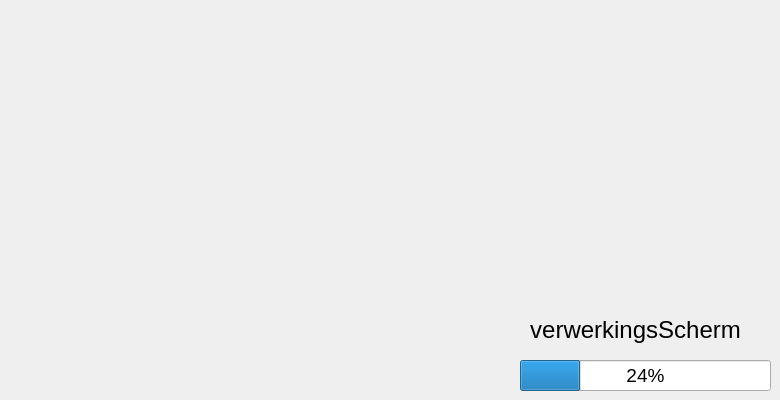
   <widget class="QWidget" name="verwerkingsScherm">
    <widget class="QLabel" name="verwerkings_label">
     <property name="geometry">
      <rect>
       <x>510</x>
       <y>310</y>
       <width>251</width>
       <height>41</height>
      </rect>
     </property>
     <property name="font">
      <font>
       <family>MS Shell Dlg 2</family>
       <pointsize>18</pointsize>
      </font>
     </property>
     <property name="text">
      <string>&lt;html&gt;&lt;head/&gt;&lt;body&gt;&lt;p align=&quot;center&quot;&gt;verwerkingsScherm&lt;/p&gt;&lt;/body&gt;&lt;/html&gt;</string>
     </property>
    </widget>
    <widget class="QLabel" name="verwerkings_logo">
     <property name="geometry">
      <rect>
       <x>30</x>
       <y>20</y>
       <width>211</width>
       <height>201</height>
      </rect>
     </property>
     <property name="text">
      <string/>
     </property>
     <property name="pixmap">
      <pixmap>../../../plaatjes/ANVI_LOGO_200PIX.png</pixmap>
     </property>
     <property name="scaledContents">
      <bool>true</bool>
     </property>
    </widget>
    <widget class="QProgressBar" name="verwerkings_laadbalk">
     <property name="geometry">
      <rect>
       <x>520</x>
       <y>360</y>
       <width>251</width>
       <height>31</height>
      </rect>
     </property>
     <property name="font">
      <font>
       <pointsize>14</pointsize>
      </font>
     </property>
     <property name="value">
      <number>24</number>
     </property>
    </widget>
   </widget>
